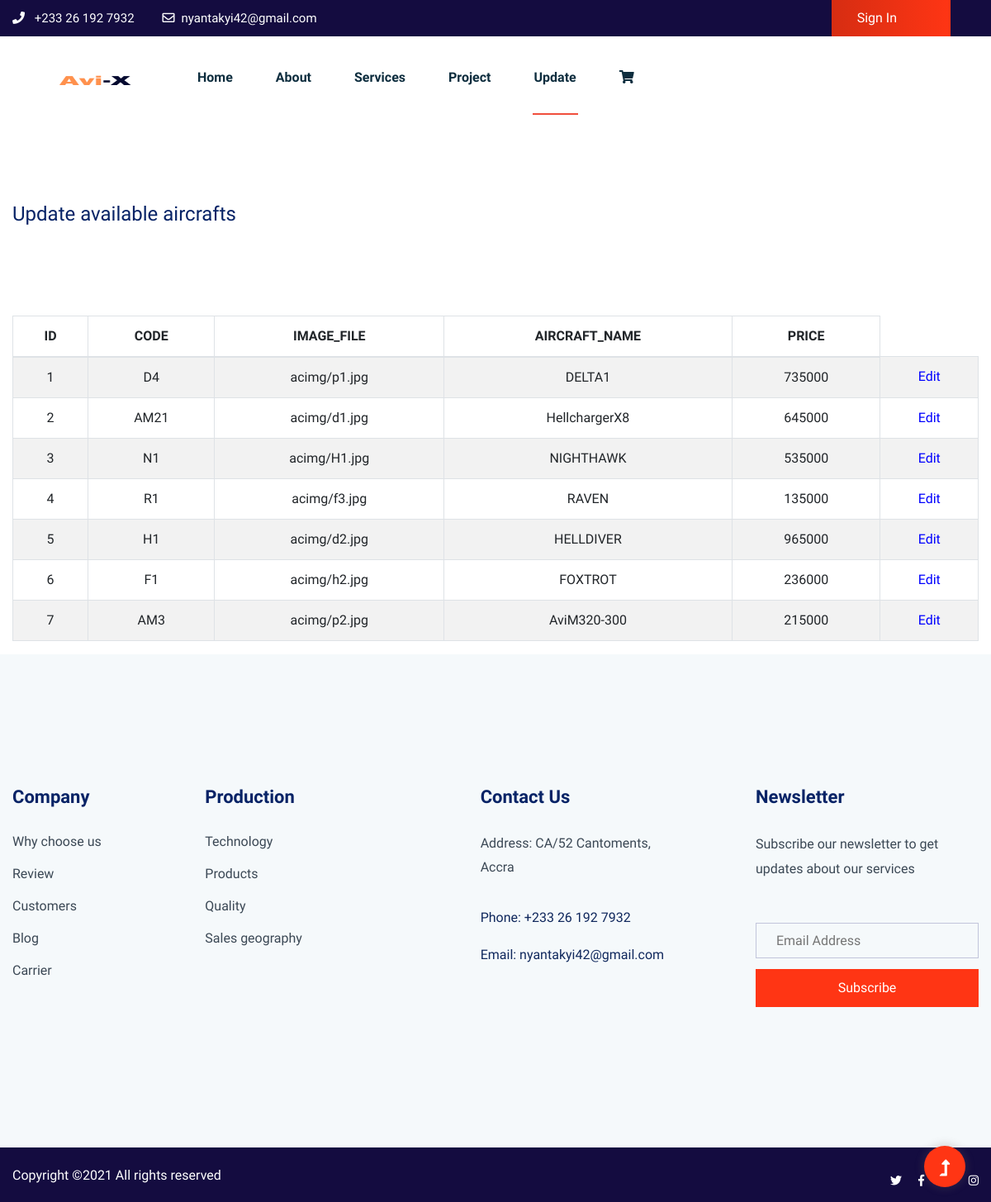
Screenshot of /model/update.php with the database file from the repository.
### tables this page shows
CREATE TABLE `AIRCRAFT` (
  `AIRCRAFT_ID` int(11) NOT NULL,
  `AIRCRAFT_CODE` varchar(100) NOT NULL,
  `AIRCRAFT_IMAGE` varchar(200) NOT NULL,
  `AIRCRAFT_NAME` varchar(20) DEFAULT NULL,
  `CREATION_DATE` date DEFAULT NULL,
  `PRICE` double DEFAULT NULL,
  `QUANTITY` int(11) NOT NULL,
  `PURPOSE` enum('LEASE','FOR SALE') DEFAULT NULL,
  `MODEL_ID` int(11) DEFAULT NULL,
  `FACILITY_ID` int(11) DEFAULT NULL,
  `PRODUCTION_LEAD` varchar(30) DEFAULT NULL
);

### model/update.php (the view, shortened to what this page needs)
<!doctype html>
<html class="no-js" lang="zxx">
<head>
    <link rel='stylesheet' href='https://cdnjs.cloudflare.com/ajax/libs/twitter-bootstrap/4.5.2/css/bootstrap.min.css' />
    <link rel='stylesheet' href='https://cdnjs.cloudflare.com/ajax/libs/font-awesome/5.9.0/css/all.min.css' />
    <link rel="stylesheet" href="../assets/css/bootstrap.min.css">
    <link rel="stylesheet" href="../assets/css/owl.carousel.min.css">
    <link rel="stylesheet" href="../assets/css/slicknav.css">
    <link rel="stylesheet" href="../assets/css/animate.min.css">
    <link rel="stylesheet" href="../assets/css/hamburgers.min.css">
    <link rel="stylesheet" href="../assets/css/magnific-popup.css">
    <link rel="stylesheet" href="../assets/css/fontawesome-all.min.css">
    <link rel="stylesheet" href="../assets/css/themify-icons.css">
    <link rel="stylesheet" href="../assets/css/themify-icons.css">
    <link rel="stylesheet" href="../assets/css/slick.css">
    <link rel="stylesheet" href="../assets/css/nice-select.css">
    <link rel="stylesheet" href="../assets/css/style.css">
    <link rel="stylesheet" href="../assets/css/responsive.css">
</head>
<body>
    <header>
        <div class="header-area">
            <div class="main-header ">
                <div class="header-top d-none d-lg-block">
                    <div class="container">
                        <div class="col-xl-12">
                            <div class="row d-flex justify-content-between align-items-center">
                                <div class="header-info-left">
                                    <ul>
                                        <li><i class="fas fa-phone"></i> +233 26 192 7932</li>
                                        <li><i class="far fa-envelope"></i>nyantakyi42@gmail.com</li>
                                    </ul>
                                </div>
                                <div class="header-info-left">
                                    <ul>
                                        <button id="signin_btn" class="btn btn-sm btn-outline-success " type="button">Sign In</button>
                                    </ul>
                                </div>
                            </div>
                        </div>
                    </div>
                </div>
                <div class="header-bottom  header-sticky">
                    <div class="container">
                        <div class="row align-items-center">
                            <div class="col-xl-2 col-lg-2">
                                <div class="logo">
                                    <a href="../index.php"><img src="../assets/img/logo/logo.png" alt="" width=200 height=100></a>
                                </div>
                            </div>
                            <div class="col-xl-9 col-lg-8">
                                <div class="menu-wrapper  d-flex align-items-center">
                                    <div class="main-menu d-none d-lg-block">
                                        <nav>
                                            <ul id="navigation">
                                                <li><a href="../index.php">Home</a></li>
                                                <li><a href="../about.php">About</a></li>
                                                <li><a href="../services.php">Services</a>
                                                </li>
                                                <li><a href="../project.php">Project</a></li>
                                                <li class="active"><a href="update.php">Update</a></li>
                                                <li class="nav-item">
                                                    <a class="nav-link" href="cart.php"><i class="fas fa-shopping-cart"></i> <span id="cart-item" class="badge badge-danger"></span></a>
                                                </li>
                                            </ul>
                                        </nav>
                                    </div>
                                </div>
                            </div>
                            <div class="col-12">
                            </div>
                        </div>
                    </div>
                </div>
            </div>
        </div>
    </header>
    <main>
        <section class="sample-text-area">
            <div class="container box_1170">
                <h3 class="text-heading">Update available aircrafts</h3>
            </div>
        </section>
        <div class="container" >
            <div class="table-responsive mt-2" id="table-container">
                <table class="table table-bordered table-striped text-center" id="user_data">
                    <tbody>
                        <thead>
                            <tr>
                                <th>ID</th>
                                <th>CODE</th>
                                <th>IMAGE_FILE</th>
                                <th>AIRCRAFT_NAME</th>
                                <th>PRICE</th>
                            </tr>
                        </thead>
                <?php
                    require '../config/db_connection.php';
                    $query = ("SELECT AIRCRAFT.MODEL_ID, AIRCRAFT.AIRCRAFT_ID, AIRCRAFT.AIRCRAFT_CODE, AIRCRAFT.AIRCRAFT_IMAGE, AIRCRAFT.AIRCRAFT_NAME, AIRCRAFT.PRICE
                    FROM `AIRCRAFT`
                    ORDER BY AIRCRAFT_ID");
                    $exec=mysqli_query($con, $query);
                    if ($exec->num_rows > 0) {
                        while($row = $exec->fetch_assoc()) {
                    echo "<tr>
                            <td>".$row['AIRCRAFT_ID']."</td>
                            <td>".$row['AIRCRAFT_CODE']."</td>
                            <td>".$row['AIRCRAFT_IMAGE']."</td>
                            <td>".$row['AIRCRAFT_NAME']."</td>
                            <td>".$row['PRICE']."</td>
                            <td><a style=color:blue; href='update-form.php?id=".$row["AIRCRAFT_ID"]."&code=".$row["AIRCRAFT_CODE"]."&image=".$row["AIRCRAFT_IMAGE"]."&name=".$row["AIRCRAFT_NAME"]."&price=".$row["PRICE"]." '>Edit</a></td> </tr>";
                    }
                    }else{
                    echo "<tr>
                            <td colspan='7'>No Data Found</td>
                            </tr>";
                    }
                    echo "</tbody>";
                    echo "</table>";
                    echo "</div>";
                ?>
            </div>
    </main>
    <footer>
        <div class="footer-area footer-padding">
            <div class="container">
                <div class="row d-flex justify-content-between">
                    <div class="col-xl-2 col-lg-2 col-md-4 col-sm-5">
                        <div class="single-footer-caption mb-50">
                            <div class="footer-tittle">
                                <h4>Company</h4>
                                <ul>
                                    <li><a href="#">Why choose us</a></li>
                                    <li><a href="#"> Review</a></li>
                                    <li><a href="#">Customers</a></li>
                                    <li><a href="#">Blog</a></li>
                                    <li><a href="#">Carrier</a></li>
                                </ul>
                            </div>
                        </div>
                    </div>
                    <div class="col-xl-3 col-lg-3 col-md-4 col-sm-7">
                        <div class="single-footer-caption mb-50">
                            <div class="footer-tittle">
                                <h4>Production</h4>
                                <ul>
                                    <li><a href="#">Technology</a></li>
                                    <li><a href="#">Products</a></li>
                                    <li><a href="#">Quality</a></li>
                                    <li><a href="#">Sales geography</a></li>
                                </ul>
                            </div>
                        </div>
                    </div>
                    <div class="col-xl-3 col-lg-4 col-md-5 col-sm-8">
                        <div class="single-footer-caption mb-50">
                            <div class="footer-tittle">
                                <h4>Contact Us</h4>
                                <div class="footer-pera">
                                    <p class="info1">Address: CA/52 Cantoments, Accra</p>
                                </div>
                            </div>
                            <div class="footer-number">
                                <p>Phone: +233 26 192 7932</p>
                                <p>Email: nyantakyi42@gmail.com</p>
                            </div>
                        </div>
                    </div>
                    <div class="col-xl-3 col-lg-3 col-md-4 col-sm-5">
                        <div class="single-footer-caption mb-50">
                            <div class="footer-tittle mb-50">
                                <h4>Newsletter</h4>
                                <p>Subscribe our newsletter to get updates about our services</p>
                            </div>
                            <div class="footer-form">
                                <div id="mc_embed_signup">
                                    <form target="_blank" action="https://spondonit.us12.list-manage.com/subscribe/post?u=1462626880ade1ac87bd9c93a&amp;id=92a4423d01" method="get" class="subscribe_form relative mail_part" novalidate="true">
                                        <input type="email" name="EMAIL" id="newsletter-form-email" placeholder=" Email Address " class="placeholder hide-on-focus" onfocus="this.placeholder = ''" onblur="this.placeholder = 'Your email address'">
                                        <div class="form-icon">
                                            <button type="submit" name="submit" id="newsletter-submit" class="email_icon newsletter-submit button-contactForm">
                                                Subscribe
                                            </button>
                                        </div>
                                    </form>
                                </div>
                            </div>
                        </div>
                    </div>
                </div>
            </div>
        </div>
        <div class="footer-bottom-area">
            <div class="container">
                <div class="footer-border">
                    <div class="row d-flex justify-content-between align-items-center">
                        <div class="col-xl-9 col-lg-8">
                            <div class="footer-copy-right">
                                <p>
  Copyright &copy;<script>document.write(new Date().getFullYear());</script> All rights reserved </p>
                            </div>
                        </div>
                        <div class="col-xl-3 col-lg-4">
                            <div class="footer-social f-right">
                                <a href="#"><i class="fab fa-twitter"></i></a>
                                <a href="#"><i class="fab fa-facebook-f"></i></a>
                                <a href="#"><i class="fab fa-snapchat"></i></a>
                                <a href="#"><i class="fab fa-instagram"></i></a>
                            </div>
                        </div>
                    </div>
                </div>
            </div>
        </div>
    </footer>
    <div id="back-top" >
        <a title="Go to Top" href="#"> <i class="fas fa-level-up-alt"></i></a>
    </div>
    </body>
</html>

### rows the page displays
aircraft: AIRCRAFT_ID "1", AIRCRAFT_CODE "D4", AIRCRAFT_IMAGE "acimg/p1.jpg", AIRCRAFT_NAME "DELTA1", PRICE "735000"
aircraft: AIRCRAFT_ID "2", AIRCRAFT_CODE "AM21", AIRCRAFT_IMAGE "acimg/d1.jpg", AIRCRAFT_NAME "HellchargerX8", PRICE "645000"
aircraft: AIRCRAFT_ID "3", AIRCRAFT_CODE "N1", AIRCRAFT_IMAGE "acimg/H1.jpg", AIRCRAFT_NAME "NIGHTHAWK", PRICE "535000"
aircraft: AIRCRAFT_ID "4", AIRCRAFT_CODE "R1", AIRCRAFT_IMAGE "acimg/f3.jpg", AIRCRAFT_NAME "RAVEN", PRICE "135000"
aircraft: AIRCRAFT_ID "5", AIRCRAFT_CODE "H1", AIRCRAFT_IMAGE "acimg/d2.jpg", AIRCRAFT_NAME "HELLDIVER", PRICE "965000"
aircraft: AIRCRAFT_ID "6", AIRCRAFT_CODE "F1", AIRCRAFT_IMAGE "acimg/h2.jpg", AIRCRAFT_NAME "FOXTROT", PRICE "236000"
aircraft: AIRCRAFT_ID "7", AIRCRAFT_CODE "AM3", AIRCRAFT_IMAGE "acimg/p2.jpg", AIRCRAFT_NAME "AviM320-300", PRICE "215000"
